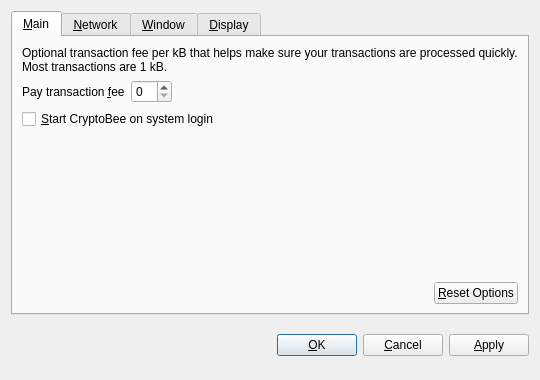
<?xml version="1.0" encoding="UTF-8"?>
<ui version="4.0">
 <class>OptionsDialog</class>
 <widget class="QDialog" name="OptionsDialog">
  <property name="geometry">
   <rect>
    <x>0</x>
    <y>0</y>
    <width>540</width>
    <height>380</height>
   </rect>
  </property>
  <property name="windowTitle">
   <string>Options</string>
  </property>
  <property name="modal">
   <bool>true</bool>
  </property>
  <layout class="QVBoxLayout" name="verticalLayout">
   <item>
    <widget class="QTabWidget" name="tabWidget">
     <property name="tabPosition">
      <enum>QTabWidget::North</enum>
     </property>
     <property name="currentIndex">
      <number>0</number>
     </property>
     <widget class="QWidget" name="tabMain">
      <attribute name="title">
       <string>&amp;Main</string>
      </attribute>
      <layout class="QVBoxLayout" name="verticalLayout_Main">
       <item>
        <widget class="QLabel" name="transactionFeeInfoLabel">
         <property name="text">
          <string>Optional transaction fee per kB that helps make sure your transactions are processed quickly. Most transactions are 1 kB.</string>
         </property>
         <property name="textFormat">
          <enum>Qt::PlainText</enum>
         </property>
         <property name="wordWrap">
          <bool>true</bool>
         </property>
        </widget>
       </item>
       <item>
        <layout class="QHBoxLayout" name="horizontalLayout_1_Main">
         <item>
          <widget class="QLabel" name="transactionFeeLabel">
           <property name="text">
            <string>Pay transaction &amp;fee</string>
           </property>
           <property name="textFormat">
            <enum>Qt::PlainText</enum>
           </property>
           <property name="buddy">
            <cstring>transactionFee</cstring>
           </property>
          </widget>
         </item>
         <item>
          <widget class="BitcoinAmountField" name="transactionFee"/>
         </item>
         <item>
          <spacer name="horizontalSpacer_1_Main">
           <property name="orientation">
            <enum>Qt::Horizontal</enum>
           </property>
           <property name="sizeHint" stdset="0">
            <size>
             <width>40</width>
             <height>20</height>
            </size>
           </property>
          </spacer>
         </item>
        </layout>
       </item>
       <item>
        <widget class="QCheckBox" name="bitcoinAtStartup">
         <property name="toolTip">
          <string>Automatically start CryptoBee after logging in to the system.</string>
         </property>
         <property name="text">
          <string>&amp;Start CryptoBee on system login</string>
         </property>
        </widget>
       </item>
       <item>
        <spacer name="verticalSpacer_Main">
         <property name="orientation">
          <enum>Qt::Vertical</enum>
         </property>
         <property name="sizeHint" stdset="0">
          <size>
           <width>20</width>
           <height>40</height>
          </size>
         </property>
        </spacer>
       </item>
       <item>
        <layout class="QHBoxLayout" name="horizontalLayout_2_Main">
         <item>
          <spacer name="horizontalSpacer_2_Main">
           <property name="orientation">
            <enum>Qt::Horizontal</enum>
           </property>
           <property name="sizeHint" stdset="0">
            <size>
             <width>40</width>
             <height>20</height>
            </size>
           </property>
          </spacer>
         </item>
         <item>
          <widget class="QPushButton" name="resetButton">
           <property name="toolTip">
            <string>Reset all client options to default.</string>
           </property>
           <property name="text">
            <string>&amp;Reset Options</string>
           </property>
           <property name="autoDefault">
            <bool>false</bool>
           </property>
          </widget>
         </item>
        </layout>
       </item>
      </layout>
     </widget>
     <widget class="QWidget" name="tabNetwork">
      <attribute name="title">
       <string>&amp;Network</string>
      </attribute>
      <layout class="QVBoxLayout" name="verticalLayout_Network">
       <item>
        <widget class="QCheckBox" name="mapPortUpnp">
         <property name="toolTip">
          <string>Automatically open the CryptoBee client port on the router. This only works when your router supports UPnP and it is enabled.</string>
         </property>
         <property name="text">
          <string>Map port using &amp;UPnP</string>
         </property>
        </widget>
       </item>
       <item>
        <widget class="QCheckBox" name="connectSocks">
         <property name="toolTip">
          <string>Connect to the CryptoBee network through a SOCKS proxy (e.g. when connecting through Tor).</string>
         </property>
         <property name="text">
          <string>&amp;Connect through SOCKS proxy:</string>
         </property>
        </widget>
       </item>
       <item>
        <layout class="QHBoxLayout" name="horizontalLayout_Network">
         <item>
          <widget class="QLabel" name="proxyIpLabel">
           <property name="text">
            <string>Proxy &amp;IP:</string>
           </property>
           <property name="textFormat">
            <enum>Qt::PlainText</enum>
           </property>
           <property name="buddy">
            <cstring>proxyIp</cstring>
           </property>
          </widget>
         </item>
         <item>
          <widget class="QValidatedLineEdit" name="proxyIp">
           <property name="maximumSize">
            <size>
             <width>140</width>
             <height>16777215</height>
            </size>
           </property>
           <property name="toolTip">
            <string>IP address of the proxy (e.g. 127.0.0.1)</string>
           </property>
          </widget>
         </item>
         <item>
          <widget class="QLabel" name="proxyPortLabel">
           <property name="text">
            <string>&amp;Port:</string>
           </property>
           <property name="textFormat">
            <enum>Qt::PlainText</enum>
           </property>
           <property name="buddy">
            <cstring>proxyPort</cstring>
           </property>
          </widget>
         </item>
         <item>
          <widget class="QLineEdit" name="proxyPort">
           <property name="maximumSize">
            <size>
             <width>55</width>
             <height>16777215</height>
            </size>
           </property>
           <property name="toolTip">
            <string>Port of the proxy (e.g. 9050)</string>
           </property>
          </widget>
         </item>
         <item>
          <widget class="QLabel" name="socksVersionLabel">
           <property name="text">
            <string>SOCKS &amp;Version:</string>
           </property>
           <property name="textFormat">
            <enum>Qt::PlainText</enum>
           </property>
           <property name="buddy">
            <cstring>socksVersion</cstring>
           </property>
          </widget>
         </item>
         <item>
          <widget class="QValueComboBox" name="socksVersion">
           <property name="toolTip">
            <string>SOCKS version of the proxy (e.g. 5)</string>
           </property>
          </widget>
         </item>
         <item>
          <spacer name="horizontalSpacer_Network">
           <property name="orientation">
            <enum>Qt::Horizontal</enum>
           </property>
           <property name="sizeHint" stdset="0">
            <size>
             <width>40</width>
             <height>20</height>
            </size>
           </property>
          </spacer>
         </item>
        </layout>
       </item>
       <item>
        <spacer name="verticalSpacer_Network">
         <property name="orientation">
          <enum>Qt::Vertical</enum>
         </property>
         <property name="sizeHint" stdset="0">
          <size>
           <width>20</width>
           <height>40</height>
          </size>
         </property>
        </spacer>
       </item>
      </layout>
     </widget>
     <widget class="QWidget" name="tabWindow">
      <attribute name="title">
       <string>&amp;Window</string>
      </attribute>
      <layout class="QVBoxLayout" name="verticalLayout_Window">
       <item>
        <widget class="QCheckBox" name="minimizeToTray">
         <property name="toolTip">
          <string>Show only a tray icon after minimizing the window.</string>
         </property>
         <property name="text">
          <string>&amp;Minimize to the tray instead of the taskbar</string>
         </property>
        </widget>
       </item>
       <item>
        <widget class="QCheckBox" name="minimizeOnClose">
         <property name="toolTip">
          <string>Minimize instead of exit the application when the window is closed. When this option is enabled, the application will be closed only after selecting Quit in the menu.</string>
         </property>
         <property name="text">
          <string>M&amp;inimize on close</string>
         </property>
        </widget>
       </item>
       <item>
        <spacer name="verticalSpacer_Window">
         <property name="orientation">
          <enum>Qt::Vertical</enum>
         </property>
         <property name="sizeHint" stdset="0">
          <size>
           <width>20</width>
           <height>40</height>
          </size>
         </property>
        </spacer>
       </item>
      </layout>
     </widget>
     <widget class="QWidget" name="tabDisplay">
      <attribute name="title">
       <string>&amp;Display</string>
      </attribute>
      <layout class="QVBoxLayout" name="verticalLayout_Display">
       <item>
        <layout class="QHBoxLayout" name="horizontalLayout_1_Display">
         <item>
          <widget class="QLabel" name="langLabel">
           <property name="text">
            <string>User Interface &amp;language:</string>
           </property>
           <property name="textFormat">
            <enum>Qt::PlainText</enum>
           </property>
           <property name="buddy">
            <cstring>lang</cstring>
           </property>
          </widget>
         </item>
         <item>
          <widget class="QValueComboBox" name="lang">
           <property name="toolTip">
            <string>The user interface language can be set here. This setting will take effect after restarting CryptoBee.</string>
           </property>
          </widget>
         </item>
        </layout>
       </item>
       <item>
        <layout class="QHBoxLayout" name="horizontalLayout_2_Display">
         <item>
          <widget class="QLabel" name="unitLabel">
           <property name="text">
            <string>&amp;Unit to show amounts in:</string>
           </property>
           <property name="textFormat">
            <enum>Qt::PlainText</enum>
           </property>
           <property name="buddy">
            <cstring>unit</cstring>
           </property>
          </widget>
         </item>
         <item>
          <widget class="QValueComboBox" name="unit">
           <property name="toolTip">
            <string>Choose the default subdivision unit to show in the interface and when sending coins.</string>
           </property>
          </widget>
         </item>
        </layout>
       </item>
       <item>
        <widget class="QCheckBox" name="displayAddresses">
         <property name="toolTip">
          <string>Whether to show CryptoBee addresses in the transaction list or not.</string>
         </property>
         <property name="text">
          <string>&amp;Display addresses in transaction list</string>
         </property>
        </widget>
       </item>
       <item>
        <spacer name="verticalSpacer_Display">
         <property name="orientation">
          <enum>Qt::Vertical</enum>
         </property>
         <property name="sizeHint" stdset="0">
          <size>
           <width>20</width>
           <height>40</height>
          </size>
         </property>
        </spacer>
       </item>
      </layout>
     </widget>
    </widget>
   </item>
   <item>
    <layout class="QHBoxLayout" name="horizontalLayout_Buttons">
     <item>
      <spacer name="horizontalSpacer_1">
       <property name="orientation">
        <enum>Qt::Horizontal</enum>
       </property>
       <property name="sizeHint" stdset="0">
        <size>
         <width>40</width>
         <height>48</height>
        </size>
       </property>
      </spacer>
     </item>
     <item>
      <widget class="QLabel" name="statusLabel">
       <property name="font">
        <font>
         <weight>75</weight>
         <bold>true</bold>
        </font>
       </property>
       <property name="text">
        <string/>
       </property>
       <property name="textFormat">
        <enum>Qt::PlainText</enum>
       </property>
       <property name="wordWrap">
        <bool>true</bool>
       </property>
      </widget>
     </item>
     <item>
      <spacer name="horizontalSpacer_2">
       <property name="orientation">
        <enum>Qt::Horizontal</enum>
       </property>
       <property name="sizeHint" stdset="0">
        <size>
         <width>40</width>
         <height>48</height>
        </size>
       </property>
      </spacer>
     </item>
     <item>
      <widget class="QPushButton" name="okButton">
       <property name="text">
        <string>&amp;OK</string>
       </property>
      </widget>
     </item>
     <item>
      <widget class="QPushButton" name="cancelButton">
       <property name="text">
        <string>&amp;Cancel</string>
       </property>
       <property name="autoDefault">
        <bool>false</bool>
       </property>
      </widget>
     </item>
     <item>
      <widget class="QPushButton" name="applyButton">
       <property name="text">
        <string>&amp;Apply</string>
       </property>
       <property name="autoDefault">
        <bool>false</bool>
       </property>
      </widget>
     </item>
    </layout>
   </item>
  </layout>
 </widget>
 <customwidgets>
  <customwidget>
   <class>BitcoinAmountField</class>
   <extends>QSpinBox</extends>
   <header>bitcoinamountfield.h</header>
  </customwidget>
  <customwidget>
   <class>QValueComboBox</class>
   <extends>QComboBox</extends>
   <header>qvaluecombobox.h</header>
  </customwidget>
  <customwidget>
   <class>QValidatedLineEdit</class>
   <extends>QLineEdit</extends>
   <header>qvalidatedlineedit.h</header>
  </customwidget>
 </customwidgets>
 <resources/>
 <connections/>
</ui>
